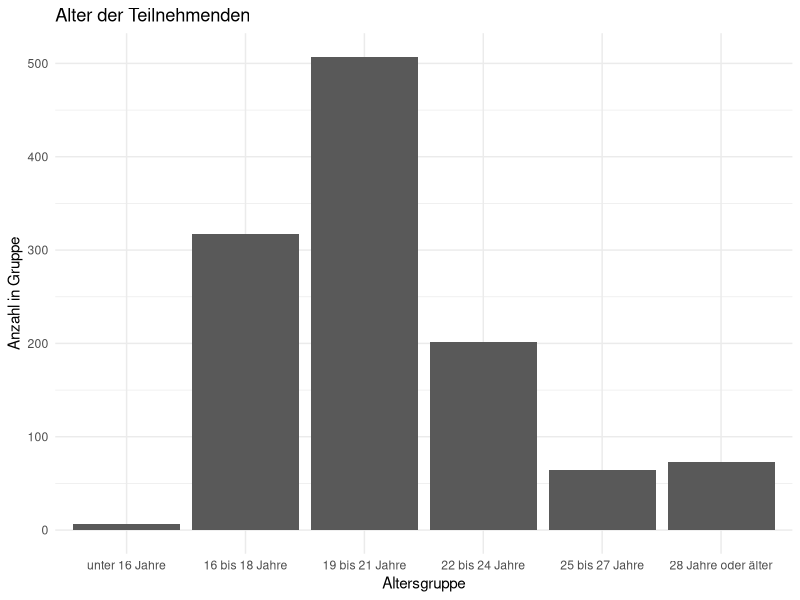

This figure's R source: (Note: this script raises an error after producing the figure.)
library("tidyverse")
library("haven")

getwd()
setwd("~/Desktop/Lena_Sarah_Auswertung")

###############################################################################
#                             reading in the data                             #
###############################################################################
dat <- read_dta("ZA6748_v1-0-0.dta")

###############################################################################
#                            sorting out the data                             #
###############################################################################
dat$sex <- dat$a9_gesch %>% as_factor()
levels(dat$sex) <- list("f" = "weiblich", "m" = "männlich")

dat %>% nrow()

###############################################################################
#      eexclusion; dropping useless columns and giving meaningful names       #
###############################################################################
dat <-
    dat %>%
        mutate(a11 = case_when(a11_kauf == 1 & a11_gew == 0 ~ "kauf",
                               a11_kauf == 0 & a11_gew == 2 ~ "gew",
                               TRUE ~ "sonst"
                               ),
        ) %>%
        select(c(
                 id,
                 sex,
                 a10_alt,
                 a11,
                 starts_with(c("a4_ap",
                               "a6_druck",
                               "a8_selb")
                 )
                 )
        )
             
names(dat) <- c("id",
               "sex",
               "age",
               "kauf_gew",
               "alt_nicht",
               "alt_Unterricht",
               "alt_Arbeitsplatz",
               "alt_Freizeit",
               "a6",
               "a8"
            )

##############################
#  getting the right format  #
##############################

#########
#  age  #
#########
dat$age <-
    dat$age %>%
        as_factor()

########
#  a4  #
########

dat <-
    dat %>%
        mutate(nicht = case_when(alt_nicht == 1 ~ 1,
                               TRUE ~ 0
                               ),
               Unterricht = case_when(alt_Unterricht == 2 ~ 1,
                                      TRUE ~ 0
                                ),
               Arbeitsplatz = case_when(alt_Arbeitsplatz == 3 ~ 1,
                                      TRUE ~ 0
                                ),
               Freizeit = case_when(alt_Freizeit == 4 ~ 1,
                                      TRUE ~ 0
                                ),
        )

dat  <-
    dat %>%
    select(!(starts_with("alt")))

########
#  a6  #
########

dat$a6 <-
    dat$a6 %>%
        as_factor()

########
#  a8  #
########

dat$a8 <-
    dat$a8 %>%
        as_factor()

dat %>% nrow()

dat %>%
    na.omit() %>%
    nrow()

dat <-
    dat %>%
    na.omit()

### done to this point
#########################################################
#  excluding everyone who isn't kaufmännisch oder gew.  #
#########################################################

dat <-
    dat %>%
        subset(
            kauf_gew != "sonst"
        )

dat$kauf_gew <- as.factor(dat$kauf_gew)

###############################################################################
#                           few descriptive things                            #
###############################################################################
####################################################
#  exclusion should be done at this point already  #
####################################################
#########
#  age  #
#########
dat$age %>%
    table()

# unter 16 Jahre     16 bis 18 Jahre     19 bis 21 Jahre     22 bis 24 Jahre
#              7                 317                 507                 201
# 25 bis 27 Jahre 28 Jahre oder älter
#                 64               73

pl_age <-
    dat %>%
        ggplot(aes(age)) +
        geom_bar(stat="count") +
        theme_minimal() +
        labs(title = "Alter der Teilnehmenden",
             x = "Altersgruppe",
             y = "Anzahl in Gruppe"
        )

pl_age

#########
#  sex  #
#########
dat$sex %>%
    table()

  # f   m
# 519 650
#############
#  N vs. n  #
#############

dat %>%
    nrow()
# [1] 1169

###############################################################################
#                                  analysis (a4)                              #
###############################################################################
####################################################
#  aggregating across Kaufmännisch vs. Gewerblich  #
####################################################
# a4_kg <- dat %>%
#     select(kauf_gew, nicht, Unterricht, Arbeitsplatz, Freizeit) %>%
#     group_by(kauf_gew) %>%
#     summarise(across(c(nicht, Unterricht, Arbeitsplatz, Freizeit)
#                      ,mean))

#####################
#  aggregating Sex  #
#####################
# a4_mf <- dat %>%
#     select(sex, nicht, Unterricht, Arbeitsplatz, Freizeit) %>%
#     group_by(sex) %>%
#     summarise(across(c(nicht, Unterricht, Arbeitsplatz, Freizeit)
#                      ,mean))

###############################################################################
#                                 statistics                                  #
###############################################################################

dat %>%
    nrow()

dat %>%
    subset(kauf_gew == "gew") %>%
    nrow()

# 454

dat %>%
    subset(kauf_gew == "kauf") %>%
    nrow()

# 715
#######################################################
#  Unterschied; zwischen Kaufmännisch vs. Gewerblich  #
#######################################################
## H0 : kauf = gew
## H1 : kauf != gew

##################
#  nutzen nicht  #
##################
##################################
#  Testen von Varianzgleichheit  #
##################################
var.test(dat$nicht ~ dat$kauf_gew)

        # F test to compare two variances

# data:  dat$nicht by dat$kauf_gew
# F = 1.1647, num df = 453, denom df = 714, p-value = 0.0703
# alternative hypothesis: true ratio of variances is not equal to 1
# 95 percent confidence interval:
 # 0.9874642 1.3781326
# sample estimates:
# ratio of variances
        #   1.164723

# F-Test was not significant, equality of variances can be assumed

t.test(dat$nicht ~ dat$kauf_gew, var.equal=TRUE)

        # Two Sample t-test

# data:  dat$nicht by dat$kauf_gew
# t = -2.9585, df = 1167, p-value = 0.003154
# alternative hypothesis: true difference in means between group gew and group kauf is not equal to 0
# 95 percent confidence interval:
 # -0.13417678 -0.02717377
# sample estimates:
 # mean in group gew mean in group kauf
        #  0.6563877          0.7370629

################
#  Unterricht  #
################
var.test(dat$Unterricht ~ dat$kauf_gew)

        # F test to compare two variances

# data:  dat$Unterricht by dat$kauf_gew
# F = 1.8776, num df = 453, denom df = 714, p-value = 4.885e-14
# alternative hypothesis: true ratio of variances is not equal to 1
# 95 percent confidence interval:
 # 1.591863 2.221648
# sample estimates:
# ratio of variances
        #   1.877616

t.test(dat$Unterricht ~ dat$kauf_gew, var.equal=FALSE)

        # Welch Two Sample t-test

# data:  dat$Unterricht by dat$kauf_gew
# t = 2.6377, df = 756.32, p-value = 0.008519
# alternative hypothesis: true difference in means between group gew and group kauf is not equal to 0
# 95 percent confidence interval:
 # 0.009906372 0.067565055
# sample estimates:
 # mean in group gew mean in group kauf
        # 0.07929515         0.04055944

##################
#  Arbeitsplatz  #
##################
var.test(dat$Arbeitsplatz ~ dat$kauf_gew)

        # F test to compare two variances

# data:  dat$Arbeitsplatz by dat$kauf_gew
# F = 1.3945, num df = 453, denom df = 714, p-value = 7.515e-05
# alternative hypothesis: true ratio of variances is not equal to 1
# 95 percent confidence interval:
 # 1.182269 1.650008
# sample estimates:
# ratio of variances
        #   1.394497

t.test(dat$Arbeitsplatz ~ dat$kauf_gew, var.equal=FALSE)

        # Welch Two Sample t-test

# data:  dat$Arbeitsplatz by dat$kauf_gew
# t = 1.0103, df = 847.92, p-value = 0.3126
# alternative hypothesis: true difference in means between group gew and group kauf is not equal to 0
# 95 percent confidence interval:
 # -0.01024929  0.03199231
# sample estimates:
 # mean in group gew mean in group kauf
        # 0.03744493         0.02657343


##############
#  Freizeit  #
##############
var.test(dat$Freizeit ~ dat$kauf_gew)

        # F test to compare two variances

# data:  dat$Freizeit by dat$kauf_gew
# F = 1.2608, num df = 453, denom df = 714, p-value = 0.005884
# alternative hypothesis: true ratio of variances is not equal to 1
# 95 percent confidence interval:
 # 1.068933 1.491832
# sample estimates:
# ratio of variances
        #   1.260816

t.test(dat$Freizeit ~ dat$kauf_gew, var.equal=TRUE)

        # Two Sample t-test

# data:  dat$Freizeit by dat$kauf_gew
# t = 3.1395, df = 1167, p-value = 0.001735
# alternative hypothesis: true difference in means between group gew and group kauf is not equal to 0
# 95 percent confidence interval:
 # 0.02960451 0.12825877
# sample estimates:
 # mean in group gew mean in group kauf
        #  0.2775330          0.1986014


########################################
#  Unterschied zwischen Geschlechtern  #
########################################
# H0: m = f
# H1: m != f

##################
#  nutzen nicht  #
##################
var.test(dat$nicht ~ dat$sex)

        # F test to compare two variances

# data:  dat$nicht by dat$sex
# F = 1.0023, num df = 518, denom df = 649, p-value = 0.9758
# alternative hypothesis: true ratio of variances is not equal to 1
# 95 percent confidence interval:
 # 0.8517698 1.1811709
# sample estimates:
# ratio of variances
        #   1.002276

t.test(dat$nicht ~ dat$kauf_gew, var.equal=TRUE)

        # Two Sample t-test

# data:  dat$nicht by dat$kauf_gew
# t = -2.9585, df = 1167, p-value = 0.003154
# alternative hypothesis: true difference in means between group gew and group kauf is not equal to 0
# 95 percent confidence interval:
 # -0.13417678 -0.02717377
# sample estimates:
 # mean in group gew mean in group kauf
        #  0.6563877          0.7370629

################
#  Unterricht  #
################
var.test(dat$Unterricht ~ dat$sex)

        # F test to compare two variances

# data:  dat$Unterricht by dat$sex
# F = 0.57521, num df = 518, denom df = 649, p-value = 6.855e-11
# alternative hypothesis: true ratio of variances is not equal to 1
# 95 percent confidence interval:
 # 0.4888306 0.6778739
# sample estimates:
# ratio of variances
        #  0.5752062

t.test(dat$Unterricht ~ dat$kauf_gew, var.equal=FALSE)

        # Welch Two Sample t-test

# data:  dat$Unterricht by dat$kauf_gew
# t = 2.6377, df = 756.32, p-value = 0.008519
# alternative hypothesis: true difference in means between group gew and group kauf is not equal to 0
# 95 percent confidence interval:
 # 0.009906372 0.067565055
# sample estimates:
 # mean in group gew mean in group kauf
        # 0.07929515         0.04055944

##################
#  Arbeitsplatz  #
##################
var.test(dat$Arbeitsplatz ~ dat$sex)

        # F test to compare two variances

# data:  dat$Arbeitsplatz by dat$sex
# F = 0.63543, num df = 518, denom df = 649, p-value = 7.918e-08
# alternative hypothesis: true ratio of variances is not equal to 1
# 95 percent confidence interval:
 # 0.5400070 0.7488415
# sample estimates:
# ratio of variances
        #  0.6354254

t.test(dat$Arbeitsplatz ~ dat$kauf_gew, var.equal=FALSE)

        # Welch Two Sample t-test

# data:  dat$Arbeitsplatz by dat$kauf_gew
# t = 1.0103, df = 847.92, p-value = 0.3126
# alternative hypothesis: true difference in means between group gew and group kauf is not equal to 0
# 95 percent confidence interval:
 # -0.01024929  0.03199231
# sample estimates:
 # mean in group gew mean in group kauf
        # 0.03744493         0.02657343

##############
#  Freizeit  #
##############
var.test(dat$Freizeit ~ dat$sex)

        # F test to compare two variances

# data:  dat$Freizeit by dat$sex
# F = 1.0438, num df = 518, denom df = 649, p-value = 0.6049
# alternative hypothesis: true ratio of variances is not equal to 1
# 95 percent confidence interval:
 # 0.8870267 1.2300625
# sample estimates:
# ratio of variances
        #   1.043763

t.test(dat$Freizeit ~ dat$kauf_gew, var.equal=TRUE)

        # Two Sample t-test

# data:  dat$Freizeit by dat$kauf_gew
# t = 3.1395, df = 1167, p-value = 0.001735
# alternative hypothesis: true difference in means between group gew and group kauf is not equal to 0
# 95 percent confidence interval:
 # 0.02960451 0.12825877
# sample estimates:
 # mean in group gew mean in group kauf
        #  0.2775330          0.1986014

# plots {{{{{ #
###############################################################################
#                                   plots                                     #
###############################################################################
##############################
#  Kaufmännisch; Gewerblich  #
##############################

# benutzen nicht #
p_a4_kg_nicht <- a4_kg %>% ggplot(aes(x = kauf_gew, y = nicht)) +
    geom_bar(stat = "identity") +
    labs(title = "Anteil der Azubis in Kaufmännisch oder gewerblicher
         Ausbildung, die Lern-Apps nicht benutzen.",
    x = "Ausbildungszweig",
    y = "Anteil"
    )

p_a4_kg_nicht

# am Arbeitsplatz #
p_a4_kg_ar <- a4_kg %>% ggplot(aes(x = kauf_gew, y = Arbeitsplatz)) +
    geom_bar(stat = "identity") +
    labs(title = "Anteil
         der Azubis in Kaufmännisch oder gewerblicher Ausbildung, die Lern-Apps
         am Arbeitsplatz benutzen",
    x = "Ausbildungszweig",
    y = "Anteil"
    )

p_a4_kg_ar

# im Unterricht #
p_a4_kg_un <- a4_kg %>% ggplot(aes(x = kauf_gew, y = Unterricht)) +
    geom_bar(stat = "identity") +
    labs(title = "Anteil der Azubis in Kaufmännisch oder gewerblicher
         Ausbildung, die Lern-Apps im Unterricht benutzen",
    x = "Ausbildungszweig",
    y = "Anteil"
    )

p_a4_kg_un

# in Freizeit #
p_a4_kg_fr <- a4_kg %>% ggplot(aes(x = kauf_gew, y = Freizeit)) +
    geom_bar(stat = "identity") +
    labs(title = "Anteil der Azubis in Kaufmännisch oder gewerblicher 
         Ausbildung, die Lern-Apps in ihrer Freizeit benutzen",
    x = "Ausbildungszweig",
    y = "Anteil"
    )

p_a4_kg_fr

#########
#  Sex  #
#########


# benutzen nicht #
p_a4_mf_nicht <- a4_mf %>% ggplot(aes(x = sex, y = nicht)) +
    geom_bar(stat = "identity") +
    labs(title = "Benutzung der Lern-Apps in Abhängigkeit vom Geschlecht",
    x = "Geschlecht",
    y = "Anteil"
    )

p_a4_mf_nicht

# am Arbeitsplatz #
p_a4_mf_ab <- a4_mf %>% ggplot(aes(x = sex, y = Arbeitsplatz)) +
    geom_bar(stat = "identity") +
    labs(title = "Benutzung der Lern-Apps in Abhängigkeit vom Geschlecht",
    x = "Geschlecht",
    y = "Anteil"
    )

p_a4_mf_ab

# im Unterricht #
p_a4_mf_un <- a4_mf %>% ggplot(aes(x = sex, y = Unterricht)) +
    geom_bar(stat = "identity") +
    labs(title = "Benutzung der Lern-Apps in Abhängigkeit vom Geschlecht",
    x = "Geschlecht",
    y = "Anteil"
    )

p_a4_mf_un

# in Freizeit #
p_a4_mf_fr <- a4_mf %>% ggplot(aes(x = sex, y = Freizeit), colors = sex) +
    geom_bar(stat = "identity")
    labs(title = "Benutzung der Lern-Apps in Abhängigkeit vom Geschlecht",
    x = "Geschlecht",
    y = "Anteil"
    )

p_a4_mf_fr

# }}}}} plots #

##########################################################################
#  geg: 4 im Unterricht benutzen, kauf_gew & Sex -> Aufg. 6 und Aufg. 8  #
##########################################################################

########################
#  geg. im Unterricht  #
########################
dat_1 <-
    dat %>%
        subset(Unterricht == 1)

dat_1 %>%
    group_by(kauf_gew, sex) %>%
        summarise(
        count = n(),
        mean = mean(a6, na.rm = TRUE),
        sd = sd(a6, na.rm = TRUE)
  )
##############################################################
#  Achtung! 6 vs. 8 sind verschieden gepolte Likert Skalen.  #
##############################################################
